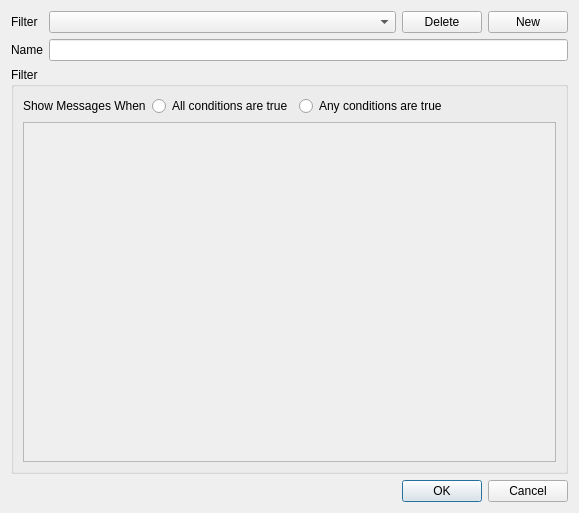
<?xml version="1.0" encoding="UTF-8"?>
<ui version="4.0">
 <class>Filter</class>
 <widget class="QDialog" name="Filter">
  <property name="windowModality">
   <enum>Qt::NonModal</enum>
  </property>
  <property name="geometry">
   <rect>
    <x>0</x>
    <y>0</y>
    <width>579</width>
    <height>513</height>
   </rect>
  </property>
  <property name="windowTitle">
   <string>Filters</string>
  </property>
  <property name="modal">
   <bool>true</bool>
  </property>
  <layout class="QVBoxLayout" name="verticalLayout_3">
   <item>
    <layout class="QFormLayout" name="formLayout_2">
     <item row="0" column="0">
      <widget class="QLabel" name="label">
       <property name="text">
        <string>Filter</string>
       </property>
      </widget>
     </item>
     <item row="0" column="1">
      <layout class="QHBoxLayout" name="horizontalLayout_2" stretch="1,0,0">
       <item>
        <widget class="QComboBox" name="filters"/>
       </item>
       <item>
        <widget class="QPushButton" name="remove">
         <property name="text">
          <string>Delete</string>
         </property>
        </widget>
       </item>
       <item>
        <widget class="QPushButton" name="add">
         <property name="text">
          <string>New</string>
         </property>
         <property name="flat">
          <bool>false</bool>
         </property>
        </widget>
       </item>
      </layout>
     </item>
     <item row="1" column="0">
      <widget class="QLabel" name="label_2">
       <property name="text">
        <string>Name</string>
       </property>
      </widget>
     </item>
     <item row="1" column="1">
      <widget class="QLineEdit" name="name">
       <property name="maxLength">
        <number>200</number>
       </property>
      </widget>
     </item>
    </layout>
   </item>
   <item>
    <widget class="QGroupBox" name="groupBox">
     <property name="title">
      <string>Filter</string>
     </property>
     <layout class="QVBoxLayout" name="verticalLayout">
      <item>
       <layout class="QHBoxLayout" name="horizontalLayout_3">
        <item>
         <widget class="QLabel" name="label_3">
          <property name="text">
           <string>Show Messages When</string>
          </property>
         </widget>
        </item>
        <item>
         <widget class="QRadioButton" name="junctureAnd">
          <property name="text">
           <string>All conditions are true</string>
          </property>
         </widget>
        </item>
        <item>
         <widget class="QRadioButton" name="junctureOr">
          <property name="text">
           <string>Any conditions are true</string>
          </property>
         </widget>
        </item>
        <item>
         <spacer name="horizontalSpacer">
          <property name="orientation">
           <enum>Qt::Horizontal</enum>
          </property>
          <property name="sizeHint" stdset="0">
           <size>
            <width>40</width>
            <height>20</height>
           </size>
          </property>
         </spacer>
        </item>
       </layout>
      </item>
      <item>
       <widget class="QScrollArea" name="filterArea">
        <property name="sizePolicy">
         <sizepolicy hsizetype="Expanding" vsizetype="Expanding">
          <horstretch>0</horstretch>
          <verstretch>1</verstretch>
         </sizepolicy>
        </property>
        <property name="frameShadow">
         <enum>QFrame::Plain</enum>
        </property>
        <property name="horizontalScrollBarPolicy">
         <enum>Qt::ScrollBarAlwaysOff</enum>
        </property>
        <property name="sizeAdjustPolicy">
         <enum>QAbstractScrollArea::AdjustIgnored</enum>
        </property>
        <property name="widgetResizable">
         <bool>true</bool>
        </property>
        <property name="alignment">
         <set>Qt::AlignLeading|Qt::AlignLeft|Qt::AlignTop</set>
        </property>
        <widget class="FilterConditions" name="filterAreaContents">
         <property name="geometry">
          <rect>
           <x>0</x>
           <y>0</y>
           <width>539</width>
           <height>18</height>
          </rect>
         </property>
         <property name="sizePolicy">
          <sizepolicy hsizetype="Preferred" vsizetype="Fixed">
           <horstretch>0</horstretch>
           <verstretch>0</verstretch>
          </sizepolicy>
         </property>
         <layout class="QVBoxLayout" name="verticalLayout_2"/>
        </widget>
       </widget>
      </item>
     </layout>
    </widget>
   </item>
   <item>
    <widget class="QDialogButtonBox" name="buttonBox">
     <property name="orientation">
      <enum>Qt::Horizontal</enum>
     </property>
     <property name="standardButtons">
      <set>QDialogButtonBox::Cancel|QDialogButtonBox::Ok</set>
     </property>
    </widget>
   </item>
  </layout>
 </widget>
 <customwidgets>
  <customwidget>
   <class>FilterConditions</class>
   <extends>QWidget</extends>
   <header>filterconditions.h</header>
   <container>1</container>
  </customwidget>
 </customwidgets>
 <resources/>
 <connections>
  <connection>
   <sender>buttonBox</sender>
   <signal>accepted()</signal>
   <receiver>Filter</receiver>
   <slot>accept()</slot>
   <hints>
    <hint type="sourcelabel">
     <x>248</x>
     <y>254</y>
    </hint>
    <hint type="destinationlabel">
     <x>157</x>
     <y>274</y>
    </hint>
   </hints>
  </connection>
  <connection>
   <sender>buttonBox</sender>
   <signal>rejected()</signal>
   <receiver>Filter</receiver>
   <slot>reject()</slot>
   <hints>
    <hint type="sourcelabel">
     <x>316</x>
     <y>260</y>
    </hint>
    <hint type="destinationlabel">
     <x>286</x>
     <y>274</y>
    </hint>
   </hints>
  </connection>
 </connections>
</ui>
